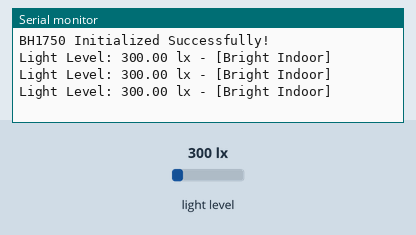
This sketch was run on a simulated Arduino Uno, built with avr-gcc and run on an emulated ATmega328P. Shown: the last lines printed to the serial monitor. The test bench sets the inputs (shaded band); at power-on: light level 300 lx.

Above: at 1.4 s.
1.5 s: light level set to 107 lx
At 2.1 s:
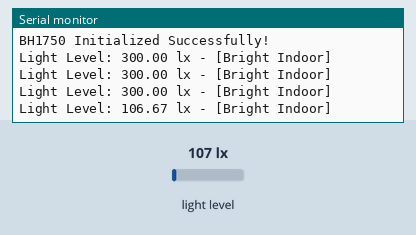
3.0 s: light level set to 92 lx
At 3.7 s:
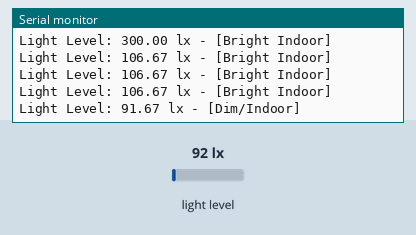

Measured:
- the behaviour switches between 101 and 100 lx on light level (found by bisection; images 1 and 2)
- after the input at 1.5 s, the serial monitor: prints a new line after 0.26 s (image 1)
- after the input at 3.0 s, the serial monitor: prints a new line after 0.26 s (image 2)

The sketch:

AmbientLight.ino
```cpp
#include <Wire.h>
#include <BH1750.h>

// Connections
// VCC -> 3.3V (or 5V if the module has a regulator)
// GND -> GND
// SDA -> GPIO21 (or your SDA pin)
// SCL -> GPIO22 (or your SCL pin)
// ADDR -> GND (to force address 0x23)

BH1750 lightMeter;
#define ADDRESS 0x5C

#define BAUD_RATE 115200

void setup()
{
    Serial.begin(BAUD_RATE);

    // Initialize I2C. (defaults to SDA 21 and SCL 22)
    Wire.begin();

    delay(250);

    if (lightMeter.begin(BH1750::CONTINUOUS_HIGH_RES_MODE, ADDRESS))
    {
        Serial.println(F("BH1750 Initialized Successfully!"));
    }
    else
    {
        Serial.println(F("Error initializing BH1750!"));
    }
}

void loop()
{
    // Read the light level in Lux
    float lux = lightMeter.readLightLevel();

    Serial.print("Light Level: ");
    Serial.print(lux);
    Serial.print(" lx");

    // Descriptive Feedback based on Lux Levels
    if (lux < 10)
    {
        Serial.println(" - [Dark]");
    }
    else if (lux < 100)
    {
        Serial.println(" - [Dim/Indoor]");
    }
    else if (lux < 1000)
    {
        Serial.println(" - [Bright Indoor]");
    }
    else
    {
        Serial.println(" - [Very Bright/Outdoor]");
    }

    delay(500);
}

// Unlike a simple analog sensor (which gives you a "raw" number between 0 and 4095), Lux is a calibrated standard.
// - Full Moon: 0.25 lux
// - Living Room: 50 lux
// - Office Lighting: 500 lux
// - Direct Sunlight: 32,000 to 100,000 lux
```
